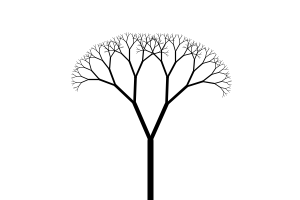
Frame 1 (no input)
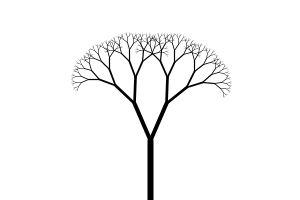
Frame 60 (the mouse pressed at the canvas centre just before this capture)
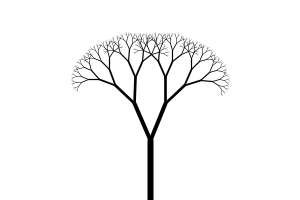
Frame 120 (the mouse held since frame 60 and released just before this capture)

The Processing sketch that drew these frames (run headless with seeded random() and noise(); from frame 60 on, the mouse is pressed at the canvas centre):

// Processing sketch: tree
// ── tree.pde
float theta;

void setup() {
  size(300, 200);
}

void draw() {
  background(255);
  //Pick an angle according to the mouse location.
  theta = 0.4;

  //The first branch starts at the bottom of the window.
  translate(width/2, height);
  stroke(0);
  branch(60, 6);
}

void branch(float len, float strokeWidth) {
  strokeWeight(strokeWidth);
  line(0, 0, 0, -len);
  translate(0, -len);
  float angleAdjust = random(0.05);
  //Each branch’s length shrinks by two-thirds.
  len *= 0.66;

  if (len > 2) {
    pushMatrix();
    rotate(theta + angleAdjust);
    //Subsequent calls to branch() include the length argument.
    branch(len, strokeWidth / 1.5);
    popMatrix();

    pushMatrix();
    rotate(-theta);
    branch(len, strokeWidth / 1.5);
    popMatrix();
  }
}
